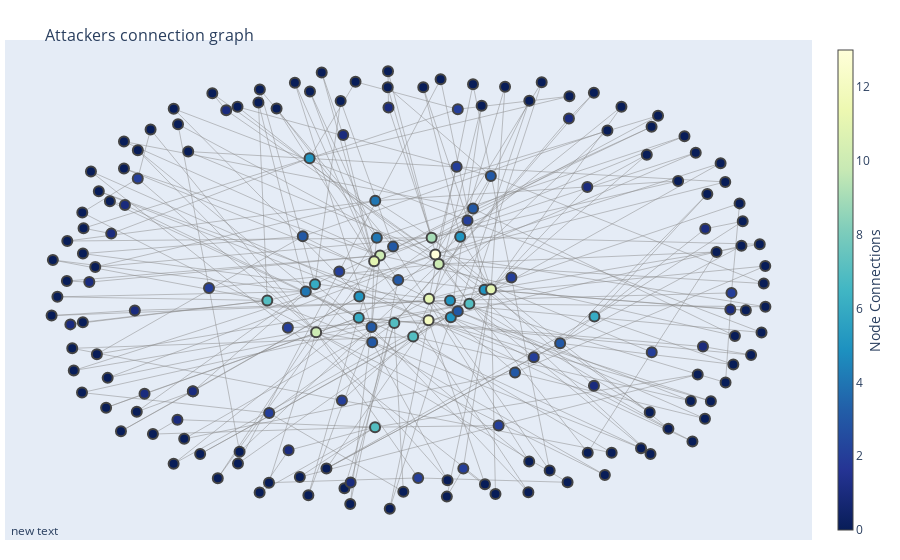

The code cell stored with this chart in its notebook:
### Code cell
import plotly.graph_objects as go
import networkx as nx

# Assuming you have a NetworkX graph G

pos = nx.spring_layout(G)

edge_x = []
edge_y = []
for edge in G.edges():
    x0, y0 = pos[edge[0]]
    x1, y1 = pos[edge[1]]
    edge_x.append(x0)
    edge_x.append(x1)
    edge_x.append(None)
    edge_y.append(y0)
    edge_y.append(y1)
    edge_y.append(None)

edge_trace = go.Scatter(
    x=edge_x, y=edge_y,
    line=dict(width=0.5, color='#888'),
    hoverinfo='none',
    mode='lines')

node_x = []
node_y = []
for node in G.nodes():
    x, y = pos[node]
    node_x.append(x)
    node_y.append(y)

node_trace = go.Scatter(
    x=node_x, y=node_y,
    mode='markers',
    hoverinfo='text',
    marker=dict(
        showscale=True,
        colorscale='YlGnBu',
        reversescale=True,
        color=[],
        size=10,
        colorbar=dict(
            thickness=15,
            title='Node Connections',
            xanchor='left',
            titleside='right'
        ),
        line_width=2),
    text=list(G.nodes()), 
    textposition="top center")

node_adjacencies = []
node_text = []
for node, adjacencies in enumerate(G.adjacency()):
    node_adjacencies.append(len(adjacencies[1]))
    node_text.append('# of connections: '+str(len(adjacencies[1])))

node_trace.marker.color = node_adjacencies
node_trace.text = node_text

fig = go.Figure(data=[edge_trace, node_trace],
             layout=go.Layout(
                title='<br>Attackers connection graph',
                titlefont_size=16,
                showlegend=False,
                hovermode='closest',
                margin=dict(b=20,l=5,r=5,t=40),
                annotations=[ dict(
                    showarrow=False,
                    xref="paper", yref="paper",
                    x=0.005, y=-0.002 ) ],
                xaxis=dict(showgrid=False, zeroline=False, showticklabels=False),
                yaxis=dict(showgrid=False, zeroline=False, showticklabels=False))
                )

fig.show()

### Figure 1 — Plotly figure (JSON) as saved in the notebook; plotly's stock layout.template omitted (floating-point values rounded to 4 significant figures; data arrays with more than 128 entries replaced by an {"elided": "..."} marker saying what was removed)
{"data": [{"hoverinfo": "none", "line": {"color": "#888", "width": 0.5}, "mode": "lines", "type": "scatter", "x": {"elided": "822 float values"}, "y": {"elided": "822 float values"}}, {"hoverinfo": "text", "marker": {"color": {"elided": "182 int values"}, "colorbar": {"thickness": 15, "title": {"side": "right", "text": "Node Connections"}, "xanchor": "left"}, "colorscale": [[0, "rgb(255,255,217)"], [0.125, "rgb(237,248,177)"], [0.25, "rgb(199,233,180)"], [0.375, "rgb(127,205,187)"], [0.5, "rgb(65,182,196)"], [0.625, "rgb(29,145,192)"], [0.75, "rgb(34,94,168)"], [0.875, "rgb(37,52,148)"], [1, "rgb(8,29,88)"]], "line": {"width": 2}, "reversescale": true, "showscale": true, "size": 10}, "mode": "markers", "text": {"elided": "182 str values"}, "textposition": "top center", "type": "scatter", "x": {"elided": "182 float values"}, "y": {"elided": "182 float values"}}], "layout": {"annotations": [{"showarrow": false, "x": 0.005, "xref": "paper", "y": -0.002, "yref": "paper"}], "hovermode": "closest", "margin": {"b": 20, "l": 5, "r": 5, "t": 40}, "showlegend": false, "title": {"font": {"size": 16}, "text": "<br>Attackers connection graph"}, "xaxis": {"showgrid": false, "showticklabels": false, "zeroline": false}, "yaxis": {"showgrid": false, "showticklabels": false, "zeroline": false}}}
